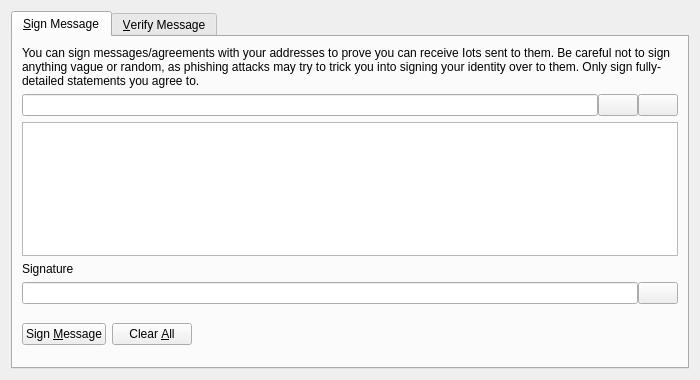
<?xml version="1.0" encoding="UTF-8"?>
<ui version="4.0">
 <class>SignVerifyMessageDialog</class>
 <widget class="QDialog" name="SignVerifyMessageDialog">
  <property name="geometry">
   <rect>
    <x>0</x>
    <y>0</y>
    <width>700</width>
    <height>380</height>
   </rect>
  </property>
  <property name="windowTitle">
   <string>Signatures - Sign / Verify a Message</string>
  </property>
  <property name="modal">
   <bool>true</bool>
  </property>
  <layout class="QVBoxLayout" name="verticalLayout">
   <item>
    <widget class="QTabWidget" name="tabWidget">
     <property name="currentIndex">
      <number>0</number>
     </property>
     <widget class="QWidget" name="tabSignMessage">
      <attribute name="title">
       <string>&amp;Sign Message</string>
      </attribute>
      <layout class="QVBoxLayout" name="verticalLayout_SM">
       <item>
        <widget class="QLabel" name="infoLabel_SM">
         <property name="text">
          <string>You can sign messages/agreements with your addresses to prove you can receive Iots sent to them. Be careful not to sign anything vague or random, as phishing attacks may try to trick you into signing your identity over to them. Only sign fully-detailed statements you agree to.</string>
         </property>
         <property name="textFormat">
          <enum>Qt::PlainText</enum>
         </property>
         <property name="wordWrap">
          <bool>true</bool>
         </property>
        </widget>
       </item>
       <item>
        <layout class="QHBoxLayout" name="horizontalLayout_1_SM">
         <property name="spacing">
          <number>0</number>
         </property>
         <item>
          <widget class="QValidatedLineEdit" name="addressIn_SM">
           <property name="toolTip">
            <string>The Iots address to sign the message with</string>
           </property>
          </widget>
         </item>
         <item>
          <widget class="QPushButton" name="addressBookButton_SM">
           <property name="toolTip">
            <string>Choose previously used address</string>
           </property>
           <property name="text">
            <string/>
           </property>
           <property name="shortcut">
            <string>Alt+A</string>
           </property>
           <property name="autoDefault">
            <bool>false</bool>
           </property>
          </widget>
         </item>
         <item>
          <widget class="QPushButton" name="pasteButton_SM">
           <property name="toolTip">
            <string>Paste address from clipboard</string>
           </property>
           <property name="text">
            <string/>
           </property>
           <property name="shortcut">
            <string>Alt+P</string>
           </property>
           <property name="autoDefault">
            <bool>false</bool>
           </property>
          </widget>
         </item>
        </layout>
       </item>
       <item>
        <widget class="QPlainTextEdit" name="messageIn_SM">
         <property name="toolTip">
          <string>Enter the message you want to sign here</string>
         </property>
        </widget>
       </item>
       <item>
        <widget class="QLabel" name="signatureLabel_SM">
         <property name="text">
          <string>Signature</string>
         </property>
         <property name="textFormat">
          <enum>Qt::PlainText</enum>
         </property>
        </widget>
       </item>
       <item>
        <layout class="QHBoxLayout" name="horizontalLayout_2_SM">
         <property name="spacing">
          <number>0</number>
         </property>
         <item>
          <widget class="QLineEdit" name="signatureOut_SM">
           <property name="font">
            <font>
             <italic>true</italic>
            </font>
           </property>
           <property name="readOnly">
            <bool>true</bool>
           </property>
          </widget>
         </item>
         <item>
          <widget class="QPushButton" name="copySignatureButton_SM">
           <property name="toolTip">
            <string>Copy the current signature to the system clipboard</string>
           </property>
           <property name="text">
            <string/>
           </property>
           <property name="autoDefault">
            <bool>false</bool>
           </property>
          </widget>
         </item>
        </layout>
       </item>
       <item>
        <layout class="QHBoxLayout" name="horizontalLayout_3_SM">
         <item>
          <widget class="QPushButton" name="signMessageButton_SM">
           <property name="toolTip">
            <string>Sign the message to prove you own this Iots address</string>
           </property>
           <property name="text">
            <string>Sign &amp;Message</string>
           </property>
           <property name="autoDefault">
            <bool>false</bool>
           </property>
          </widget>
         </item>
         <item>
          <widget class="QPushButton" name="clearButton_SM">
           <property name="toolTip">
            <string>Reset all sign message fields</string>
           </property>
           <property name="text">
            <string>Clear &amp;All</string>
           </property>
           <property name="autoDefault">
            <bool>false</bool>
           </property>
          </widget>
         </item>
         <item>
          <spacer name="horizontalSpacer_1_SM">
           <property name="orientation">
            <enum>Qt::Horizontal</enum>
           </property>
           <property name="sizeHint" stdset="0">
            <size>
             <width>40</width>
             <height>48</height>
            </size>
           </property>
          </spacer>
         </item>
         <item>
          <widget class="QLabel" name="statusLabel_SM">
           <property name="font">
            <font>
             <weight>75</weight>
             <bold>true</bold>
            </font>
           </property>
           <property name="text">
            <string/>
           </property>
           <property name="wordWrap">
            <bool>true</bool>
           </property>
          </widget>
         </item>
         <item>
          <spacer name="horizontalSpacer_2_SM">
           <property name="orientation">
            <enum>Qt::Horizontal</enum>
           </property>
           <property name="sizeHint" stdset="0">
            <size>
             <width>40</width>
             <height>48</height>
            </size>
           </property>
          </spacer>
         </item>
        </layout>
       </item>
      </layout>
     </widget>
     <widget class="QWidget" name="tabVerifyMessage">
      <attribute name="title">
       <string>&amp;Verify Message</string>
      </attribute>
      <layout class="QVBoxLayout" name="verticalLayout_VM">
       <item>
        <widget class="QLabel" name="infoLabel_VM">
         <property name="text">
          <string>Enter the receiver's address, message (ensure you copy line breaks, spaces, tabs, etc. exactly) and signature below to verify the message. Be careful not to read more into the signature than what is in the signed message itself, to avoid being tricked by a man-in-the-middle attack. Note that this only proves the signing party receives with the address, it cannot prove sendership of any transaction!</string>
         </property>
         <property name="textFormat">
          <enum>Qt::PlainText</enum>
         </property>
         <property name="alignment">
          <set>Qt::AlignLeading|Qt::AlignLeft|Qt::AlignTop</set>
         </property>
         <property name="wordWrap">
          <bool>true</bool>
         </property>
        </widget>
       </item>
       <item>
        <layout class="QHBoxLayout" name="horizontalLayout_1_VM">
         <property name="spacing">
          <number>0</number>
         </property>
         <item>
          <widget class="QValidatedLineEdit" name="addressIn_VM">
           <property name="toolTip">
            <string>The Iots address the message was signed with</string>
           </property>
          </widget>
         </item>
         <item>
          <widget class="QPushButton" name="addressBookButton_VM">
           <property name="toolTip">
            <string>Choose previously used address</string>
           </property>
           <property name="text">
            <string/>
           </property>
           <property name="shortcut">
            <string>Alt+A</string>
           </property>
           <property name="autoDefault">
            <bool>false</bool>
           </property>
          </widget>
         </item>
        </layout>
       </item>
       <item>
        <widget class="QPlainTextEdit" name="messageIn_VM"/>
       </item>
       <item>
        <widget class="QValidatedLineEdit" name="signatureIn_VM"/>
       </item>
       <item>
        <layout class="QHBoxLayout" name="horizontalLayout_2_VM">
         <item>
          <widget class="QPushButton" name="verifyMessageButton_VM">
           <property name="toolTip">
            <string>Verify the message to ensure it was signed with the specified Iots address</string>
           </property>
           <property name="text">
            <string>Verify &amp;Message</string>
           </property>
           <property name="autoDefault">
            <bool>false</bool>
           </property>
          </widget>
         </item>
         <item>
          <widget class="QPushButton" name="clearButton_VM">
           <property name="toolTip">
            <string>Reset all verify message fields</string>
           </property>
           <property name="text">
            <string>Clear &amp;All</string>
           </property>
           <property name="autoDefault">
            <bool>false</bool>
           </property>
          </widget>
         </item>
         <item>
          <spacer name="horizontalSpacer_1_VM">
           <property name="orientation">
            <enum>Qt::Horizontal</enum>
           </property>
           <property name="sizeHint" stdset="0">
            <size>
             <width>40</width>
             <height>48</height>
            </size>
           </property>
          </spacer>
         </item>
         <item>
          <widget class="QLabel" name="statusLabel_VM">
           <property name="font">
            <font>
             <weight>75</weight>
             <bold>true</bold>
            </font>
           </property>
           <property name="text">
            <string/>
           </property>
           <property name="wordWrap">
            <bool>true</bool>
           </property>
          </widget>
         </item>
         <item>
          <spacer name="horizontalSpacer_2_VM">
           <property name="orientation">
            <enum>Qt::Horizontal</enum>
           </property>
           <property name="sizeHint" stdset="0">
            <size>
             <width>40</width>
             <height>48</height>
            </size>
           </property>
          </spacer>
         </item>
        </layout>
       </item>
      </layout>
     </widget>
    </widget>
   </item>
  </layout>
 </widget>
 <customwidgets>
  <customwidget>
   <class>QValidatedLineEdit</class>
   <extends>QLineEdit</extends>
   <header>qvalidatedlineedit.h</header>
  </customwidget>
 </customwidgets>
 <resources>
  <include location="../iots.qrc"/>
 </resources>
 <connections/>
</ui>
